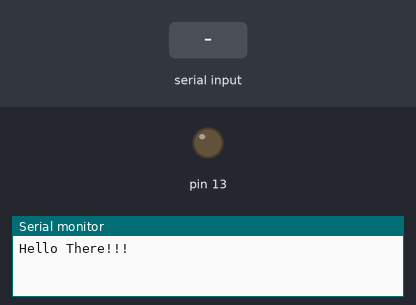
Recording of a sketch running on a simulated Arduino Uno, built with avr-gcc and run on an emulated ATmega328P. Shown: output pins drawn as LEDs (lit = HIGH), the last lines printed to the serial monitor. The inputs (shaded band) are chosen by the test bench.

Above: at 1.2 s.
1.3 s: "F" received over the second serial link
At 1.7 s:
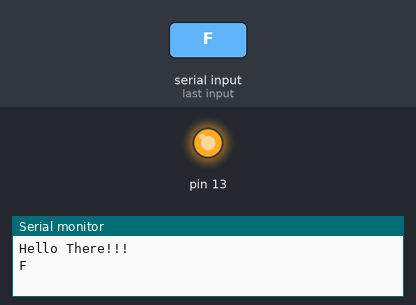
2.8 s: "B" received over the second serial link
At 4.1 s:
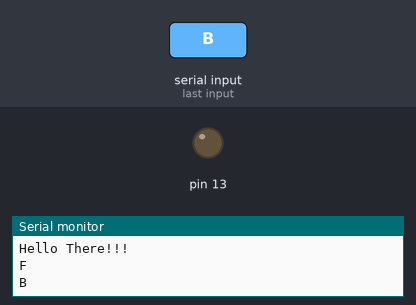
Timing chart, 0 to 5.8 s (numbered marks = the images above; inputs shaded):
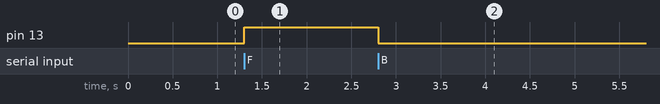

Measured:
- after the input at 1.3 s, pin 13: LOW → HIGH at once
- after the input at 2.8 s, pin 13: HIGH → LOW at once

The sketch:

bluetooth_Modeule_check.ino
```cpp
#include<SoftwareSerial.h>
SoftwareSerial bluetooth(2,3);
char command;
void setup() {
  Serial.begin(9600);
  bluetooth.begin(9600);
  Serial.println("Hello There!!!");
  pinMode(13, OUTPUT);
}

void loop() {
  if (bluetooth.available()){
    command = bluetooth.read();
    Serial.println(command);
  }
  if (command == 'F'){
    digitalWrite(13, HIGH);
  }
  if (command == 'B'){
    digitalWrite(13, LOW);
  }
}
```
